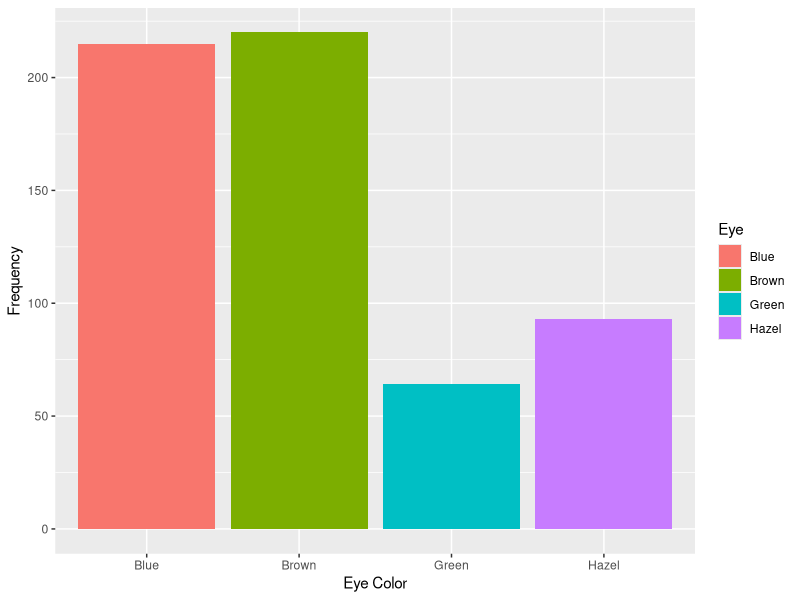
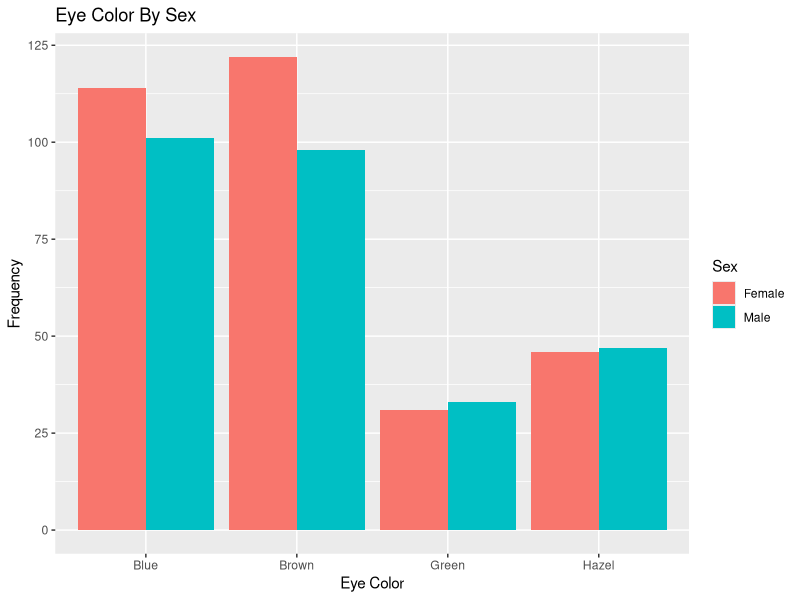
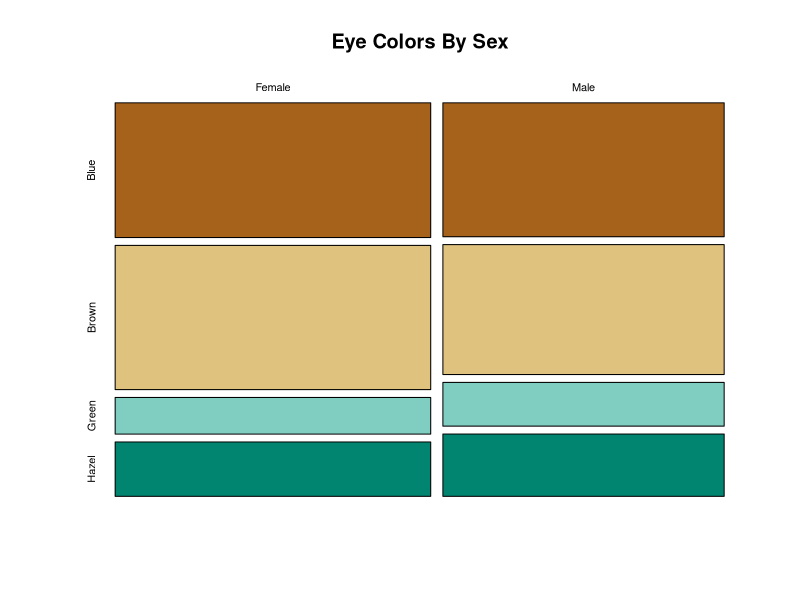
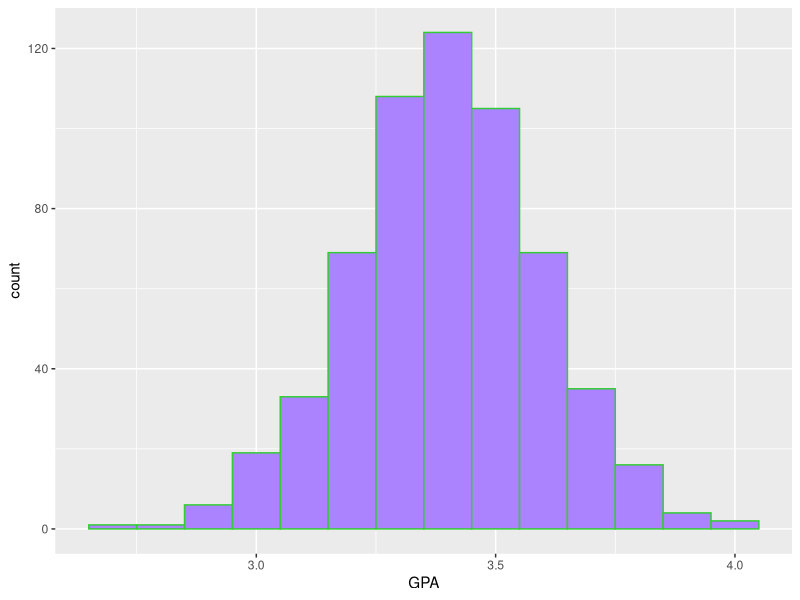
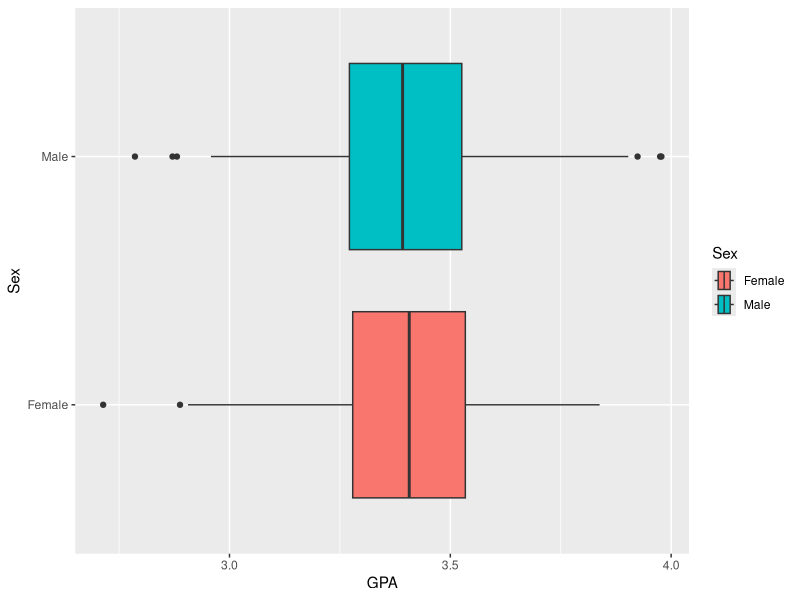
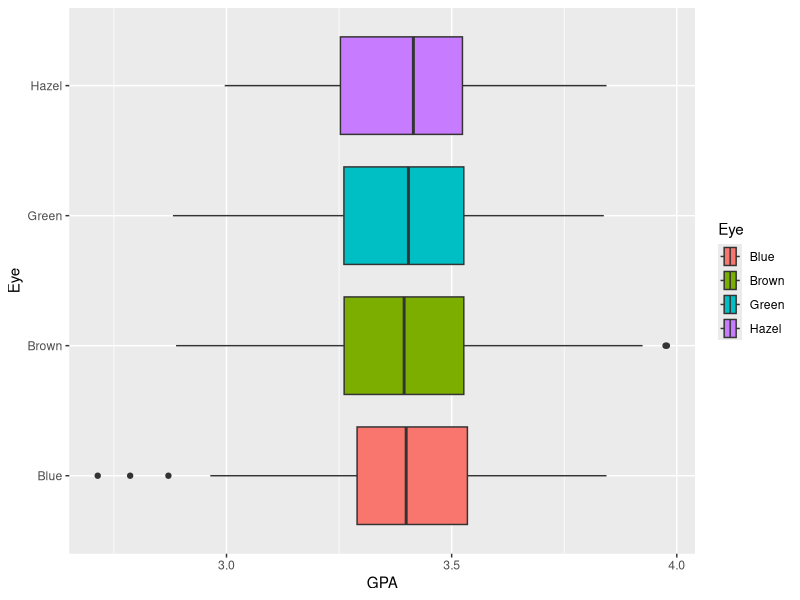

These figures' R source, in order:
## ---- chunk 1
knitr::opts_chunk$set(echo = TRUE)
## ---- chunk 2
library(tidyverse)
library(ggplot2)
library(scales)
library(RColorBrewer)
## ---- chunk 3
setwd("~/Documents/GitHub/stats100")
## ---- chunk 4
colors<- read.csv("colors.csv")
colors
## ---- chunk 5
colors %>%
  ggplot(aes(x=Eye, fill=Eye))+
  geom_bar()+
  labs(x="Eye Color", y="Frequency")
## ---- chunk 6
colors %>%
  ggplot(aes(x=Eye, fill=Sex))+
  geom_bar(position="dodge")+
  labs(x="Eye Color", y="Frequency", title = "Eye Color By Sex")
## ---- chunk 7
estable <-table(colors$Sex, colors$Eye)
estable
## ---- chunk 8
mosaicplot(estable, main = "Eye Colors By Sex", color = brewer.pal(4, "BrBG"))
## ---- chunk 9
colors %>%
  ggplot(aes(x=GPA))+
  geom_histogram(binwidth = 0.1, color = "limegreen", fill= "mediumpurple1")
## ---- chunk 10
colors %>%
  ggplot(aes(x=GPA, y=Sex, fill=Sex))+
  geom_boxplot()
## ---- chunk 11
colors %>%
  ggplot(aes(x=GPA, y=Eye, fill=Eye))+
  geom_boxplot()
